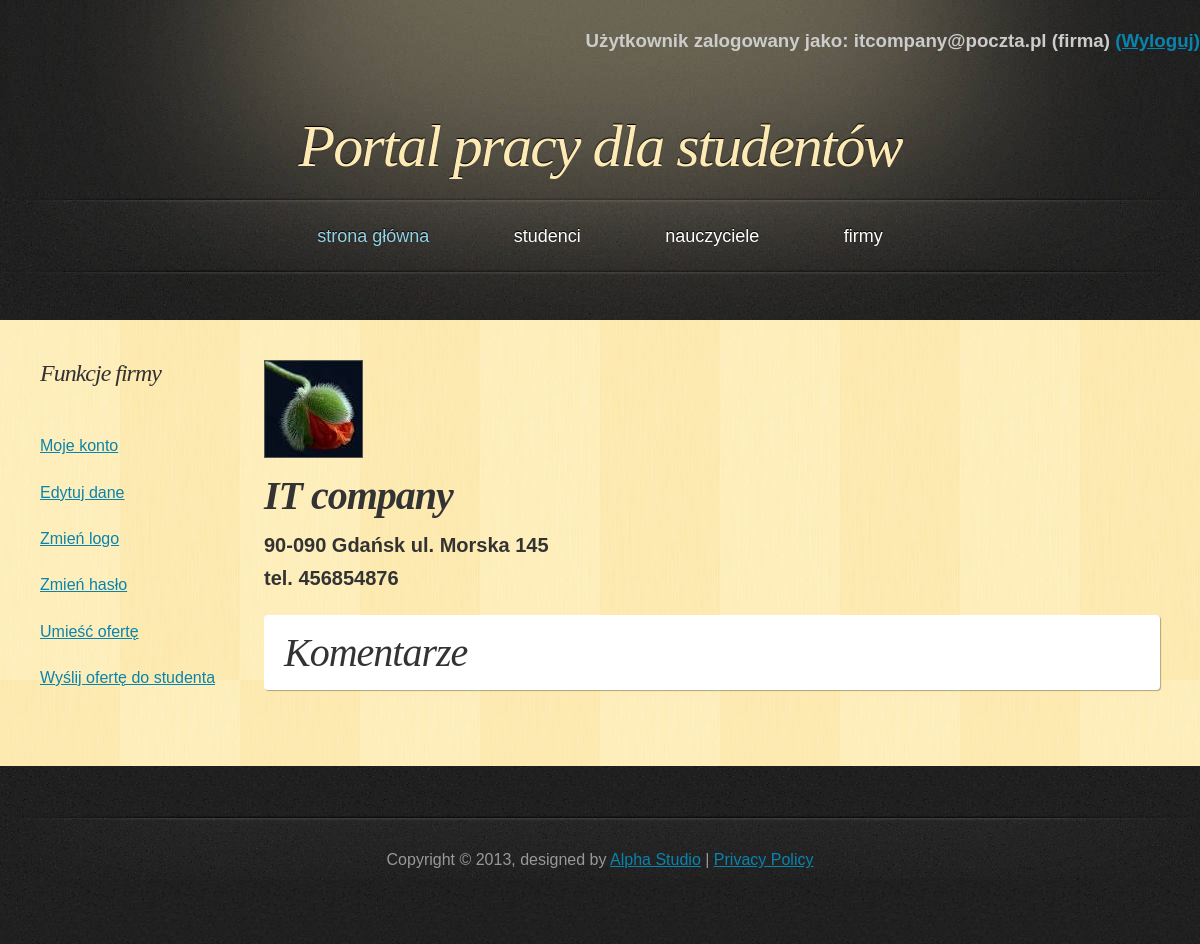
Before: /PortalPracy/php/profile_company.php (signed in) with the older database file.
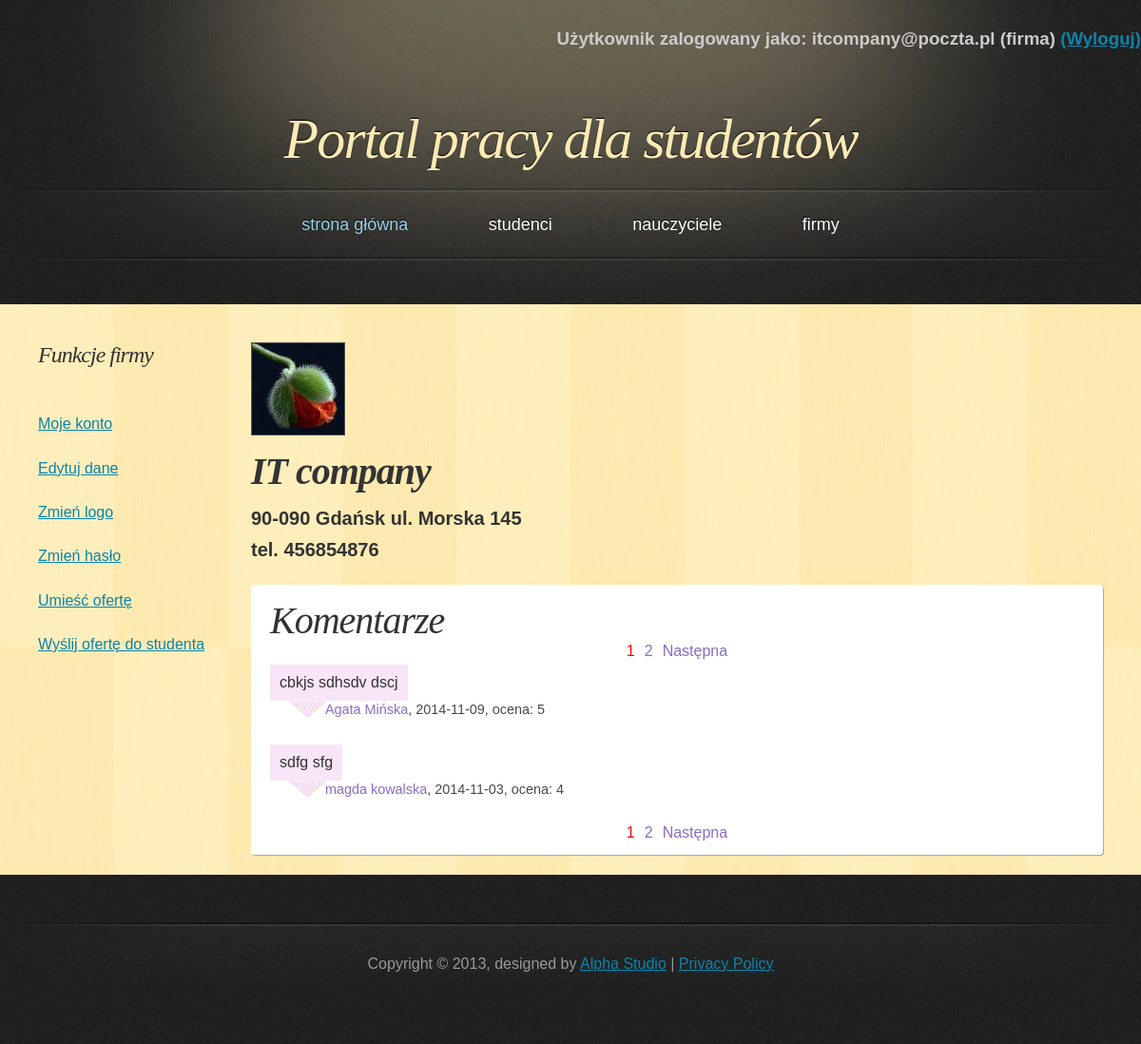
After: the same page with the newer database file.
### tables this page shows
CREATE TABLE IF NOT EXISTS `company` (
  `company_id` int(11) NOT NULL AUTO_INCREMENT,
  `name` varchar(50) NOT NULL,
  `address` varchar(50) NOT NULL,
  `telephone` varchar(11) NOT NULL,
  `e_mail` varchar(50) NOT NULL,
  `password` varchar(100) NOT NULL,
  `active` tinyint(1) NOT NULL,
  `account_create_date` date NOT NULL,
  `photoname` varchar(30) NOT NULL,
  PRIMARY KEY (`company_id`)
);

CREATE TABLE IF NOT EXISTS `comment` (
  `comment_id` int(11) NOT NULL AUTO_INCREMENT,
  `company_id` int(11) NOT NULL,
  `student_id` int(11) NOT NULL,
  `content` text NOT NULL,
  `date` date NOT NULL,
  `rate` int(11) NOT NULL,
  PRIMARY KEY (`comment_id`),
  KEY `company_id` (`company_id`,`student_id`),
  KEY `student_id` (`student_id`)
);

CREATE TABLE IF NOT EXISTS `student` (
  `student_id` int(11) NOT NULL AUTO_INCREMENT,
  `name` varchar(45) NOT NULL,
  `last_name` varchar(45) NOT NULL,
  `address` varchar(50) NOT NULL,
  `telephone` varchar(11) NOT NULL,
  `e_mail` varchar(50) NOT NULL,
  `password` varchar(100) NOT NULL,
  `education` text NOT NULL,
  `languages` text NOT NULL,
  `experience` text NOT NULL,
  `skills` text NOT NULL,
  `interest` text NOT NULL,
  `employment_form` text NOT NULL,
  `change_of_residence` tinyint(1) NOT NULL,
  `salary` float NOT NULL,
  `status` text NOT NULL,
  `account_creation_date` date NOT NULL,
  `is_admin` tinyint(1) NOT NULL DEFAULT '0',
  `photoname` varchar(30) NOT NULL,
  PRIMARY KEY (`student_id`)
);

### PortalPracy/php/classDatabase.php (called while the page is built, shortened)
<?php
class Database {
    private $db;
    function __construct() {
        $this->server = 'localhost';
        $this->user = 'root';
        $this->password = '';
        $this->basename = 'data_base';
        $this->db = new mysqli($this->server, $this->user, $this->password, $this->basename);
        if ($this->db->connect_error) {
            die('Blad polaczenia z baza danych (' . $this->db->connect_errno . ') ' . $this->db->connect_error);
        } else {
            $this->db->query("SET NAMES 'utf8'");
        }
    }
    function get_company_data($id) {
        if ($result = $this->db->query("SELECT * FROM `company` WHERE `company_id`='$id'")) {
            if ($result->num_rows == 0) {
                return false;
            } else {
                $obj = $result->fetch_object();
                $array = array();
                $array['name'] = $obj->name;
                $array['address'] = $obj->address;
                $array['telephone'] = $obj->telephone;
                $array['photoname'] = $obj->photoname;
                return $array;
            }
        }
    }
    function get_company_number() {
        if ($result = $this->db->query("SELECT * FROM `company`")) {
            $all = $result->num_rows;
        }
        return $all;
    }
    function get_comments_number($company_id) {
        if ($result = $this->db->query("SELECT * FROM `comment` WHERE `company_id`=$company_id")) {
            $all_refs = $result->num_rows;
        }
        return $all_refs;
    }
    function get_comments_list($start, $onpage, $company_id) {
        if ($result = $this->db->query("SELECT * FROM `comment` c JOIN `student` s ON c.`student_id`=s.`student_id` WHERE `company_id`=$company_id ORDER BY `date` DESC, `comment_id` DESC LIMIT $start, $onpage")) {
            return $result;
        } else echo "niepoprawne zapytanie";
    }
}

### PortalPracy/php/profile_company.php (the view, shortened to what this page needs)
<!DOCTYPE html>
<html>
    <head>
        <link href="../css/style.css" rel="stylesheet" type="text/css" />
    </head>
    <body>
        <div id="header">
            <?php
            include_once 'classPage.php';
            $page = new Page;
            $page->dologinfo();
            ?>
            <h1><a href="index.php">Portal pracy dla studentów</a></h1>
        </div>
        <?php
        $page->domenu();
        ?>
        <div id="main">
            <div id="content">
                <?php
                if (isset($_SESSION['name'])) {
                    include_once 'classDatabase.php';
                    $db = new Database();
                    if (!isset($_GET["id"])) {
                        if ($_SESSION['usertype'] == 'firma') {
                            $id = $_SESSION['id'];
                        } else {
                            $id = -1;
                        }
                    } else {
                        $id = $_GET['id'];
                    }
                    $allstudents = $db->get_company_number();
                    if ($id > $allstudents or $id == -1) {
                        echo "<h3>niepoprawny numer firmy</h3>";
                    } else {
                        $data = $db->get_company_data($id);
                        echo "<div id='profile_description'>";
                        echo "<img src='../galery_company/" . $data['photoname'] . "' class='photo'/>";
                        echo "<h2 class='datas_list_name'>" . $data['name'] . "</h2>";
                        echo "<h3 class='datas_list'>" . $data['address'] . "</h2>";
                        echo "<h3 class='datas_list'>tel. " . $data['telephone'] . "</h2>";
                        echo "</div>";
                        echo "<div id='comments'>";
                        echo "<h2>Komentarze</h2>";
                            ?>
                            <?php
                        $onpage = 2;
                        $all = $db->get_comments_number($id);
                        $start = $page->dopaging($onpage, $all, "profile_company.php?id=$id&amp;");
                        $result = $db->get_comments_list($start, $onpage, $id);
                        echo "<div id='shown_comments'>";
                        while ($obj = $result->fetch_object()) {
                            include_once 'classComment.php';
                            $com = Comment::make_new_to_display($obj->student_id, $obj->name, $obj->last_name, $obj->date, $obj->content, $obj->rate);
                            echo $com->display();
                        }
                        $page->dopaging($onpage, $all, "profile_student.php?id=$id&amp;");
                        echo "</div>";
                        echo "</div>";
                    }
                }
                ?>
            </div>
            <div id="sidebar">
                <?php
                $page->dosidebar();
                ?>
            </div>
            <div class="clearing">&nbsp;</div>
        </div>
        <?php
        $page->dofooter();
        ?>
    </body>
</html>

### PortalPracy/php/classPage.php (shortened to what this page needs)
<?php
class Page {
    function dofooter() {
        echo '<div id="footer">
            <p>Copyright &copy; 2013, designed by <a href="http://www.alphastudio.pl/">Alpha Studio</a> | <a href="#">Privacy Policy</a></p>
        </div>';
    }
    function dologinfo() {
        if (isset($_SESSION["name"])) {
            echo "<h3 id='log_info'>Użytkownik zalogowany jako: <span>" . $_SESSION['name'] . " (" . $_SESSION['usertype'] . ")</span> ";
            echo "<a href='logout.php' >(Wyloguj)</a></h3>";
        } else {
            echo "<h3 id='log_info'> <a href='login.php'>Zaloguj się</a>, a jeśli nie masz konta <a href='register.php'>zarejestruj się</a> </h3>";
        }
    }
    function domenu() {
        echo '<div id="menu">
            <ul>
                <li class="active"><a href="index.php">Strona główna</a></li>
                <li><a href="list_student.php">Studenci</a></li>
                <li><a href="list_teacher.php">Nauczyciele</a></li>
                <li><a href="list_company.php">Firmy</a></li>
            </ul>
        </div>';
    }
    function dosidebar() {
            ?>
            <?php
        if (isset($_SESSION['name']) and !strcmp($_SESSION['usertype'], "firma")) {
            ?>
            <h2>Funkcje firmy</h2>
            <ul>
                <li><a href="profile_company.php">Moje konto</a></li>
                <li><a href="edit_data.php">Edytuj dane</a></li>
                <li><a href="change_photo.php">Zmień logo</a></li>
                <li><a href="change_password.php">Zmień hasło</a></li>
                <li><a href="add_offer.php">Umieść ofertę</a></li>
                <li><a href="add_offer.php?student=true">Wyślij ofertę do studenta</a></li>
            </ul>
            <?php
        }
    }
    function dopaging($onpage, $all, $filename) {
        $allpages = ceil($all / $onpage);
        if (!isset($_GET['page']) or $_GET['page'] > $allpages) {
            $current_page = 1;
        } else {
            $current_page = $_GET['page'];
        }
        $start = ($current_page - 1) * $onpage;
        $next = $current_page + 1;
        echo "<div id='pages'><ul>";
        for ($i = 1; $i <= $allpages; $i++) {
            if ($i == $current_page) {
                echo "<li class='current'>";
            } else {
                echo "<li>";
            }
            echo "<a href='" . $filename . "page=" . $i . "'>" . $i . "</a></li>";
        }
        if ($current_page < $allpages) {
            echo "<li><a href='" . $filename . "page=" . $next . "'>Następna</a></li>";
        }
        echo "</ul></div>";
        return $start;
    }
}

### PortalPracy/php/classComment.php (shortened to what this page needs)
<?php
include_once 'classDatabase.php';
class Comment {
    private $student_id;
    private $student_name;
    private $student_last_name;
    private $date;
    private $content;
    private $rate;
    public static function make_new_to_display($student_id, $student_name, $student_last_name, $date, $content, $rate) {
        $obj = new Comment();
        $obj->set_student_id($student_id);
        $obj->set_student_name($student_name);
        $obj->set_student_last_name($student_last_name);
        $obj->set_date($date);
        $obj->set_content($content);
        $obj->set_rate($rate);
        return $obj;
    }
    function display() {
        $string='';
        $string.= "<div class='commentbox'>";
        $string.= $this->content;
        $string.= "</div>";
        $string.= "<div class='commentfooter'>";
        $string.= "<a href='profile_student.php?id=" . $this->student_id . "'>" . $this->student_name . " " . $this->student_last_name . "</a>, ";
        $string.= $this->date;
        $string.= ", ocena: ".$this->rate;
        $string.= "</div>";
        return $string;
    }
    public function set_student_id($student_id) {
        $this->student_id = $student_id;
    }
    public function set_student_name($student_name) {
        $this->student_name = $student_name;
    }
    public function set_student_last_name($student_last_name) {
        $this->student_last_name = $student_last_name;
    }
    public function set_date($date) {
        $this->date = $date;
    }
    public function set_content($content) {
        $this->content = $content;
    }
    public function set_rate($rate) {
        $this->rate = $rate;
    }
}

### PortalPracy/css/style.css (style rules this page uses)
* { margin: 0; padding: 0; }
body { font: 16px "Trebuchet MS", Arial, Helvetica, sans-serif; color: #333333; background: #202020 url('../images/bg.jpg'); }
h1, h2 { font-family: Georgia, Times, serif; font-weight: normal; font-style: italic; }
h1 { font-size: 3em; letter-spacing: -2px; }
h2 { font-size: 2.5em; letter-spacing: -1px; }
p { padding: .75em 0; line-height: 1.5em; }
a { text-decoration: underline; color: #0A84AC; }
img { border: 1px solid #555555; }
#header, #menu, #footer { margin: 0 auto; width: 1200px; }
#header { height: 197px; background: #202020 url('../images/header.jpg'); }
#header h1 { font-size: 60px; text-align: center; text-shadow: 0px -1px 1px #000000; color: #FDEAB5; padding-top: 60px; }
#header h1 a { text-decoration: none; color: #FDEAB5; }
#log_info { text-align: right; padding-top: 30px; color: #CCC; }
#menu { height: 123px; text-align: center; background: #202020 url('../images/menu.jpg'); }
#menu ul { list-style: none; padding-top: 28px; }
#menu ul li { display: inline; }
#menu ul li a { padding: 0 40px; font-size: 18px; line-height: 22px; text-transform: lowercase; text-decoration: none; text-shadow: 0px -1px 1px #000000; color: #FFFFFF; }
#menu ul li.active a, #menu ul li.active a:hover { color: #95D3E7; }
#main { width: 1120px; margin: 0 auto 50px auto; padding: 40px 40px 0 40px; background: #FEEBB2 url('../images/main.jpg'); }
#content { float: right; width: 80%; padding: 0 0 20px 0; }
#sidebar { float: left; width: 20%; padding: 0 0 20px 0; }
#sidebar h2 { font-size: 1.5em; }
#sidebar ul { list-style: none; margin: 2.25em 0 2.75em 0; }
#sidebar ul li { padding: .2em 0; line-height: 2.5em; }
.clearing { clear: both; height: 1px; overflow: hidden; }
#footer { clear: both; padding: 20px 0 60px 0; color: #999999; background: url('../images/footer.jpg') no-repeat top; }
#footer p { text-align: center; }
#pages ul { list-style-type:none; float:left; position:relative; left:50%; }
#pages li { float:left; margin:0 5px; position:relative; right:50%; }
#pages li.current a { color:#F00; }
.datas_list { font-size: 20px; margin-top: 10px; margin-bottom: 5px; }
.datas_list_name { font-size: 40px; font-weight: bold; margin-top: 10px; margin-bottom: 15px; }
#references, #comments { display: block; width: 100%; background: #fff; padding: 14px 20px; -webkit-border-radius: 4px; -moz-border-radius: 4px; border-radius: 4px; -webkit-box-shadow: 1px 1px 1px rgba(0,0,0,0.3); -moz-box-shadow: 1px 1px 1px rgba(0,0,0,0.3); box-shadow: 1px 1px 1px rgba(0,0,0,0.3); box-sizing: border-box; margin-top: 25px; }
#references a, #comments a { color: #896dc6; text-decoration: none; }
.commentbox { background-color: #ececec; //width: 450px; padding: 10px; margin-top: 5px; width: max-content; }
#comments .commentbox { background-color: #F8E5F7; }
.commentfooter { background: url(../images/arrow.gif) 20px 0 no-repeat; padding-left: 58px; padding-top: 1px; margin-bottom: 2em; font-size: 90%; color: #4A4A4A; }
#comments .commentfooter { background: url(../images/arrow2.gif) 20px 0 no-repeat; }

Changed rows visible on the page:
added comment: $com->display() "cbkjs sdhsdv dscj 2014-11-09, ocena: 5", student.name "Agata", student.last_name "Mińska"
added comment: $com->display() "sdfg sfg 2014-11-03, ocena: 4", student.name "magda", student.last_name "kowalska"
Other visible differences:
new list line: "1"
new list line: "2"
text now shown: "Następna Następna"
